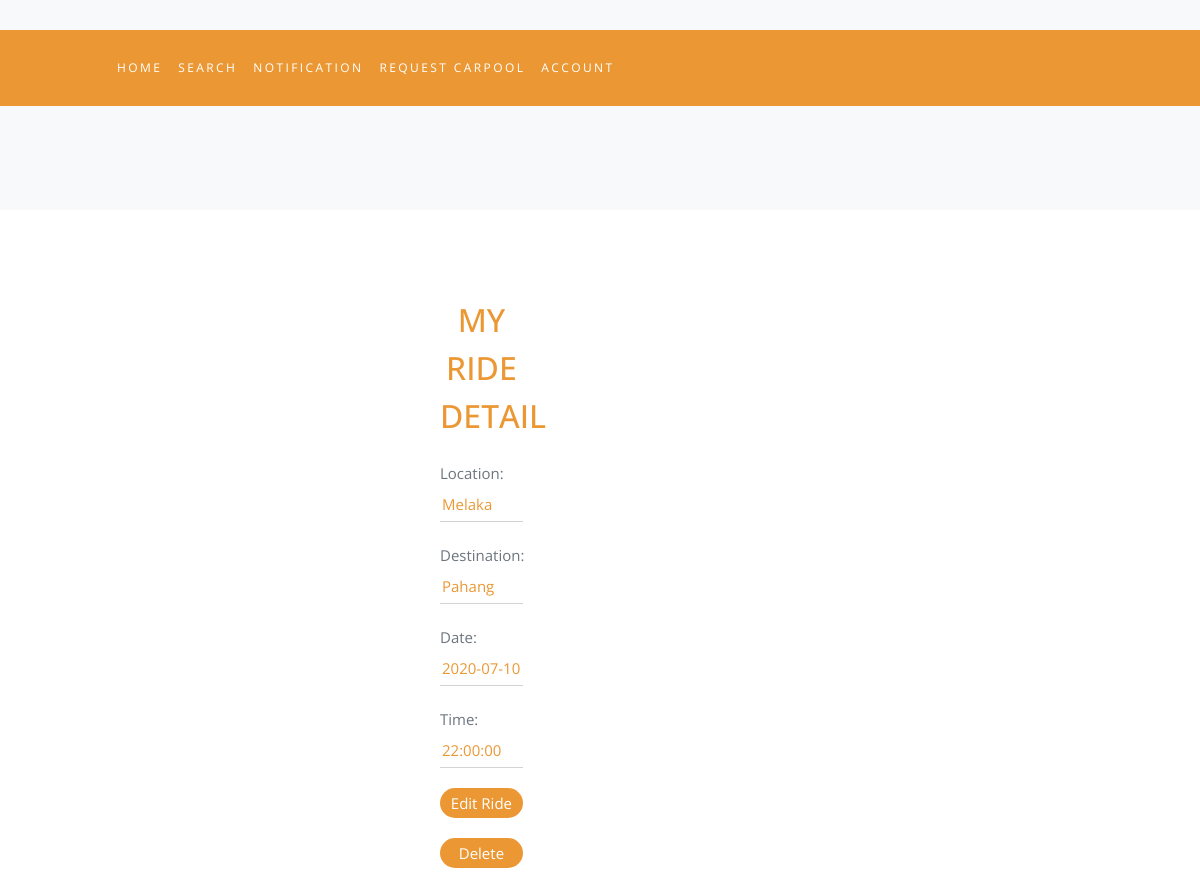
Screenshot of /updateRide.php?rideId=113 with the database file from the repository.
### tables this page shows
CREATE TABLE `ride` (
  `rideId` int(11) NOT NULL,
  `driverId` int(11) NOT NULL,
  `location` varchar(50) NOT NULL,
  `destination` varchar(50) NOT NULL,
  `date` date NOT NULL,
  `time` time NOT NULL,
  `noPassenger` int(11) NOT NULL,
  `username` varchar(40) NOT NULL,
  `fname` varchar(40) NOT NULL,
  `lname` varchar(40) NOT NULL,
  `model` varchar(40) NOT NULL,
  `color` varchar(15) NOT NULL,
  `plate_no` varchar(15) NOT NULL
);

### updateRide.php (the view, shortened to what this page needs)
<!doctype html>
<html lang="en">
  <head>
    <link rel="stylesheet" href="css/animate.css">
    <link rel="stylesheet" href="css/owl.carousel.min.css">
    <link rel="stylesheet" href="fonts/ionicons/css/ionicons.min.css">
    <link rel="stylesheet" href="fonts/fontawesome/css/font-awesome.min.css">
    <link rel="stylesheet" href="fonts/flaticon/font/flaticon.css">
	<link rel="stylesheet" type="text/css" href="css/style1.css">
	<link rel="stylesheet" type="text/css" href="css/profile.css">
	<link href="https://maxcdn.bootstrapcdn.com/font-awesome/4.3.0/css/font-awesome.min.css" rel="stylesheet">
	<link rel="stylesheet" type="text/css" href="css/listgroup.css">
    <link rel="stylesheet" href="css/style.css">
  </head>
  <body>
          <header role="banner">
      <nav class="navbar navbar-expand-lg navbar-dark bg-dark fixed-bottom">
        <div class="container">
          <div class="collapse navbar-collapse" id="navbarsExample05">
            <ul class="navbar-nav pl-md-5">
              <li class="nav-item">
                <a class="nav-link" href="home3.php">Home</i></a>
              </li>
              <li class="nav-item">
                <a class="nav-link" href="search.php">Search</i></a>
              </li>
			  <li class="nav-item">
                <a class="nav-link" href="notification2.php">Notification</i></a>
              </li>
              <li class="nav-item">
                <a class="nav-link" href="plus.php">Request Carpool</i></a>
              </li>
               <li class="nav-item">
                 <a class="nav-link" href="account.php">Account</i></a>
              </li>
            </ul>
          </div>
        </div>
      </nav>
    </header>
    <section class="section bg-light">
      <div class="container">
	 <div class="contact-form">
        <div class="row align-items-center mb-5">
          <div class="col-md-5 pr-md-5 mb-5">
            <div class="block-41">
			<h2>My Ride Detail</h2>
			<?php
				  include ('connection.php');
					$sql = "SELECT * FROM ride  WHERE rideId ='".$_GET['rideId']."'";
					$result = mysqli_query($conn,$sql);
					$row = mysqli_fetch_array($result);
				?>
					<tr>
						<td align="center" width="30%">Location: </td>
						<tr><input class="Minput" type="text" name="location" value="<?php echo $row['location']; ?> "disabled ></tr>
					</tr>
					<tr>
						<td align="center" width="30%">Destination: </td>
						<td><input class="Minput" type="text" name="destination" value="<?php echo $row['destination']; ?> " disabled ></td>
					</tr>
					<tr>
						<td align="center" width="30%">Date: </td>
						<td><input class="Minput" type="text" name="date" value="<?php echo $row['date']; ?> " disabled></td>
					</tr>
					<tr>
						<td align="center" width="30%">Time: </td>
						<td><input class="Minput" type="text" name="time" value="<?php echo $row['time']; ?> " disabled ></td>
					</tr>
					<tr>
						<td><input type="submit" value="Edit Ride" onclick="window.location.href='editRide.php?rideId=<?php echo $row['rideId']; ?>'" /></td>
					</tr>
				<tr>
						<td><input type="submit" value="Delete" onclick="window.location.href='deleteRide.php'" /></td>
					</tr>
            </div>
          </div>
        </div>
      </div>
	  </div>
    </section>
  </body>
</html>

### css/style1.css (style rules this page uses)
body { margin: 0; padding: 0; }
body:before { content: ''; position: fixed; width: 100vw; height: 100vh; background-position: center center; background-repeat: no-repeat; background-attachment: fixed; -webkit-background-size: cover; background-size: cover; -webkit-filter: blur(10px); -moz-filter: blur(10px); filter: }
.contact-form { position: absolute; top: 50%; left: 50%; -webkit-transform: translate(-50%,-50%); width: 400px; height: 500px; padding: 80px 40px; }
.contact-form h2 { margin: 0; padding: 0 0 20px; color: #eb9834; text-align: center; text-transform: uppercase; }
.contact-form input { width: 100%; margin-bottom: 20px; }
.contact-form input[type=email], .contact-form input[type=password], .contact-form input[type=text] { border: none; border-bottom: 1px solid #D3D3D3; background: transparent; outline: none; height: 35px; color: #eb9834; font-size: 15px; }
.contact-form input[type=submit] { height: 30px; color: #fff; font-size: 15px; background: #eb9834; cursor: pointer; border-radius: 25px; border: none; outline: none; margin-top: 0.2%; }

### css/profile.css (style rules this page uses)
body { margin-top:20px; background:#ebeef0; }
h1, h2, h3, h4, h5, h6, .h1, .h2, .h3, .h4, .h5, .h6 { font-weight: 600; }

### css/listgroup.css (style rules this page uses)
body { margin-top:20px; background:#eee; }
a { color: #f96332; }

### rows the page displays
ride: location "Melaka", destination "Pahang", date "2020-07-10", time "22:00:00"
